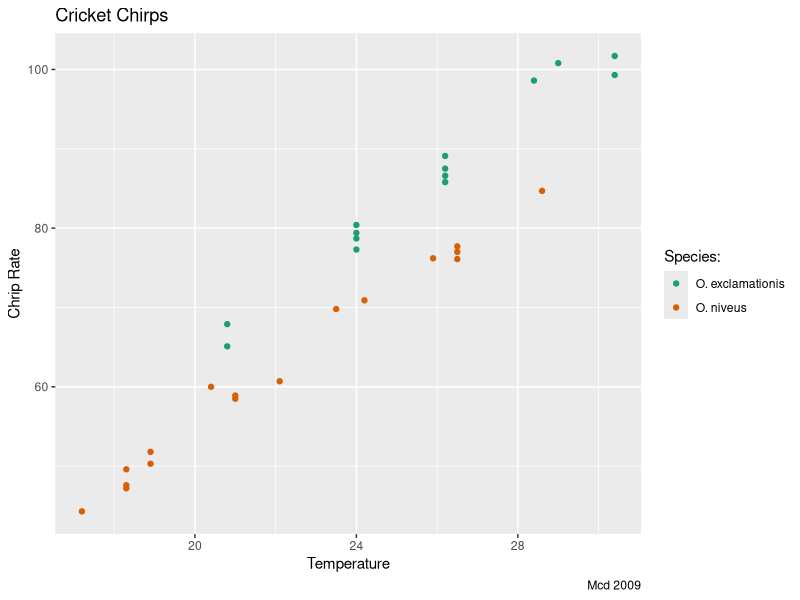
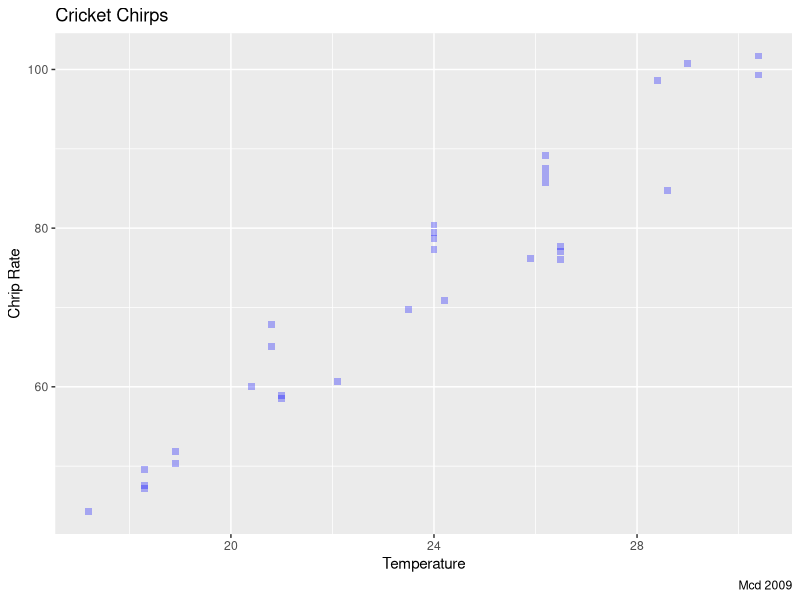
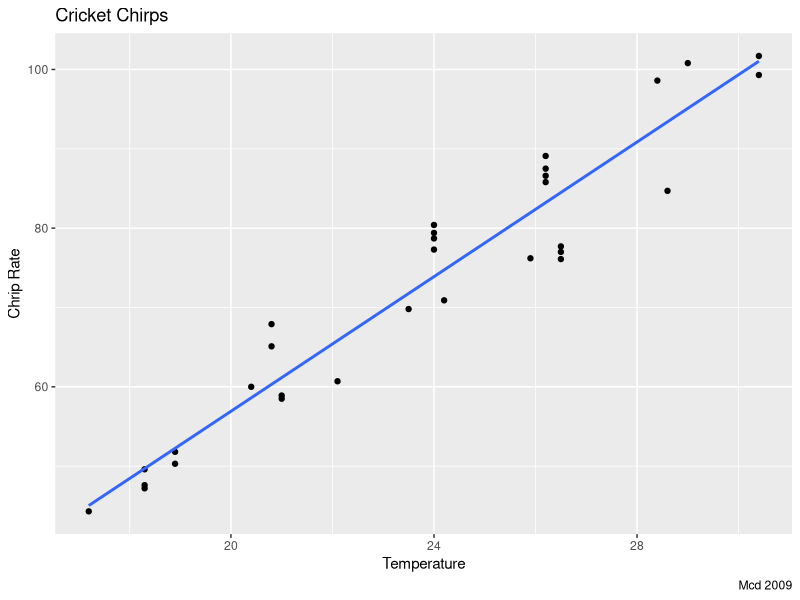
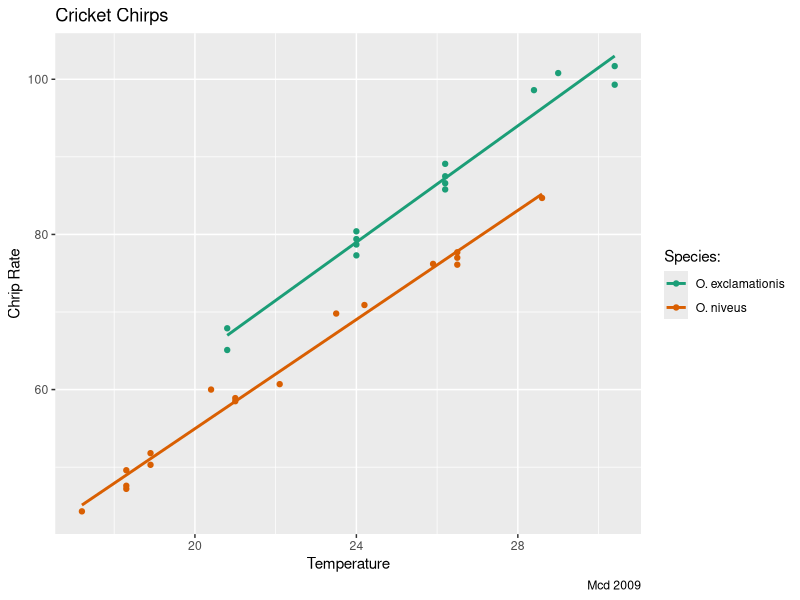
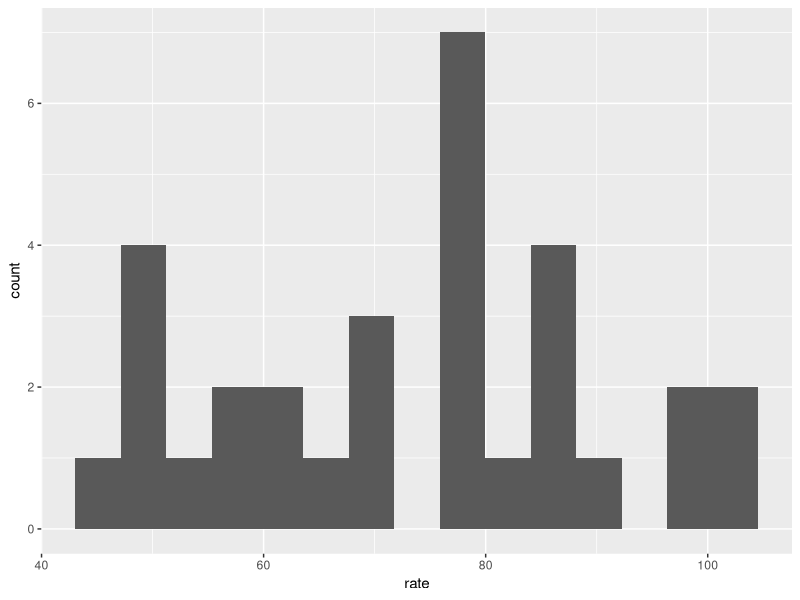
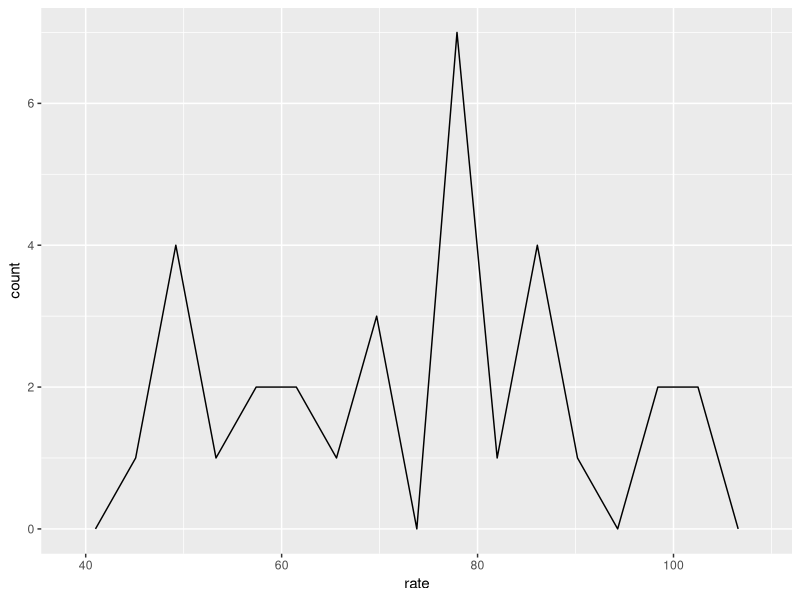
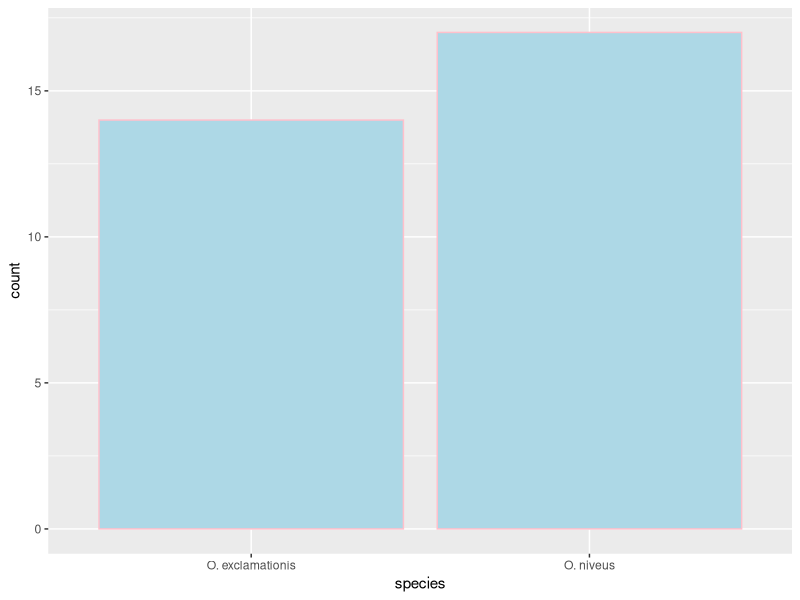
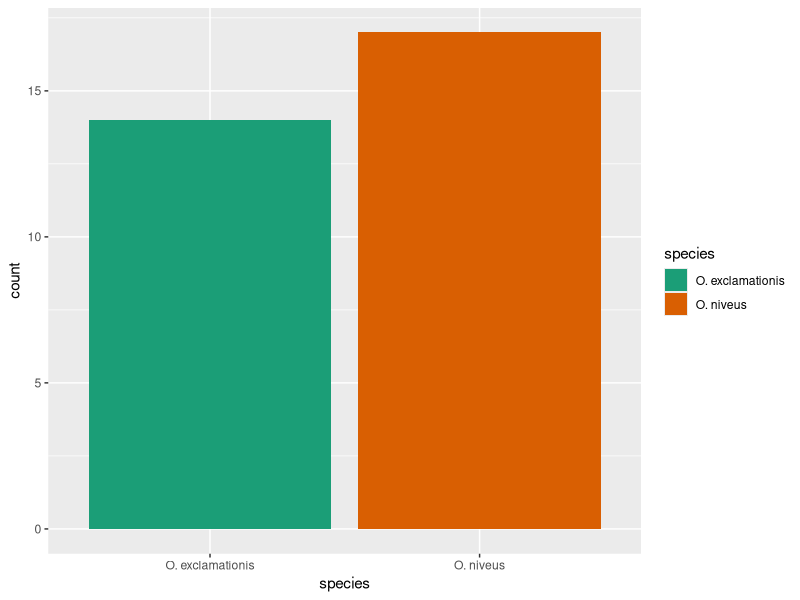

Recreate these plots in R, in order.
install.packages("readr")
install.packages("tidyverse")
library(tidyverse)
library(modeldata)
install.packages("modeldata")
?ggplot
#data(crickets)
#?crickets
#view(crickets)
data(package = "modeldata")
data("crickets", package = "modeldata")
View(crickets)

#the basic:

#scatter plot
ggplot(crickets, aes(x=temp,
                     y=rate,
                     color=species)) + 
#the type of viz needed
  geom_point() +
  
  labs(x="Temperature",
       y="Chrip Rate",
       color = "Species:",
       title="Cricket Chirps",
       caption="Mcd 2009")+
  scale_color_brewer(palette = "Dark2")

#Modifying basic properties of the plot
ggplot(crickets, aes(x=temp,
                     y=rate)) +
  geom_point(color="blue",
             size =2,
             alpha=0.3,
             shape="square") +
  labs(x="Temperature",
       y="Chrip Rate",
       title="Cricket Chirps",
       caption="Mcd 2009")

#learn more about options for ggplot
#with ?gg_point
#adding another layer
ggplot(crickets, aes(x=temp,
                     y=rate)) +
  geom_point() +
  geom_smooth(method = "lm",
              se = FALSE)+
  labs(x="Temperature",
       y="Chrip Rate",
       title="Cricket Chirps",
       caption="Mcd 2009")

#with colors
ggplot(crickets, aes(x=temp,
                     y=rate,
                     color=species)) + 
  geom_point() +
  geom_smooth(method = "lm",
            se=FALSE)+
  labs(x="Temperature",
       y="Chrip Rate",
       color = "Species:",
       title="Cricket Chirps",
       caption="Mcd 2009")+
  scale_color_brewer(palette = "Dark2")

#other plots
ggplot(crickets, aes(x=rate))+
  geom_histogram(bins=15) #one quantitative variable

ggplot(crickets, aes(x=rate))+
  geom_freqpoly(bins=15)

ggplot(crickets, aes(x=species)) +
  geom_bar(color="pink",
           fill="lightblue")

ggplot(crickets, aes(x=species, 
                     fill=species))+
  geom_bar()+
  scale_fill_brewer(palette = "Dark2")

ggplot(crickets, aes(x=species,
                     y=rate,
                     color=species))+
  geom_boxplot(show.legend = FALSE) +
  scale_color_brewer(palette="Dark2")+
  theme_classic()

#faceting

#not great way:
ggplot(crickets, aes(x=rate,
                     fill=species))+
  geom_histogram()+
  scale_fill_brewer(palette = "Dark2")

ggplot(crickets, aes(x=rate,
                     fill=species))+
  geom_histogram(bins=15)+
  facet_wrap(~species)+
  scale_fill_brewer(palette = "Dark2")
?facet_wrap

ggplot(crickets, aes(x=rate,
                     fill=species))+
  geom_histogram(bins=15)+
  facet_wrap(~species,
             ncol=1)+
  scale_fill_brewer(palette = "Dark2")
